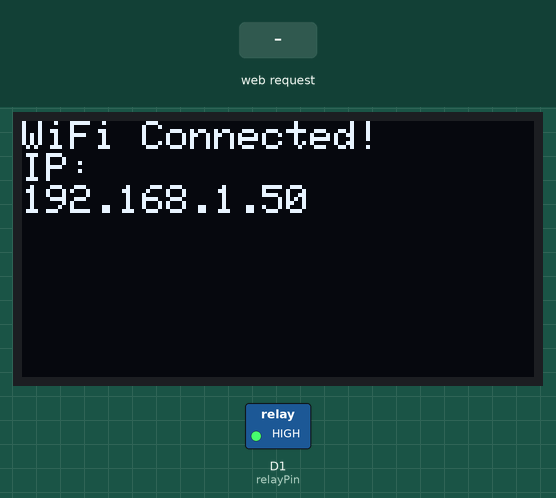
This sketch was run on a simulated ESP8266 (NodeMCU). Parts: 128×64 one-colour display, switched loads named in the sketch (green lamp = pin HIGH). The inputs (shaded band) are chosen by the test bench. WiFi joins after 1.5 s; servers stay silent unless stated; what the sketch prints to the serial monitor is not drawn.

Above: at 2.7 s.
2.8 s: HTTP request GET /relay/on received
At 4.0 s:
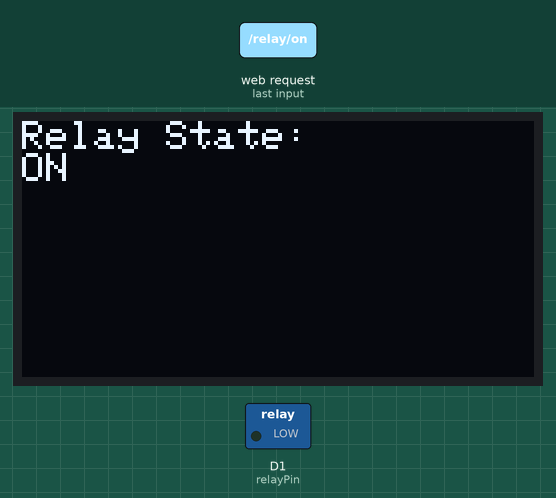
4.3 s: HTTP request GET /relay/off received
At 5.3 s:
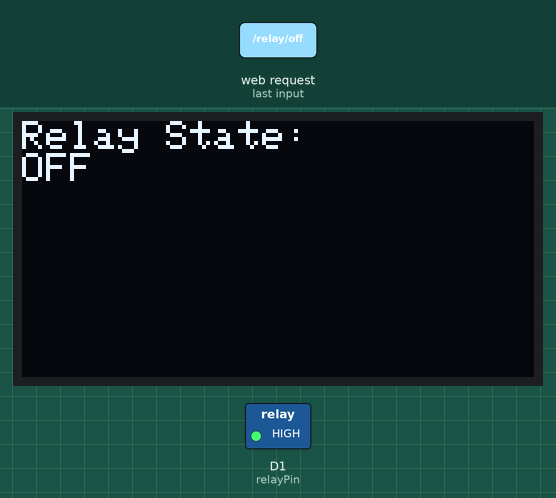
Timing chart, 0 to 7.3 s (numbered marks = the images above; inputs shaded):
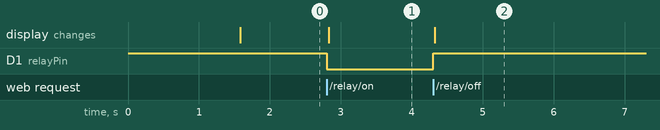

The sketch:

single_channel_relay_oled.ino
```cpp
#include <ESP8266WiFi.h>
#include <ESP8266WebServer.h>
#include <Wire.h>
#include <Adafruit_GFX.h>
#include <Adafruit_SSD1306.h>

#define SCREEN_WIDTH 128
#define SCREEN_HEIGHT 64
#define OLED_RESET    -1
Adafruit_SSD1306 display(SCREEN_WIDTH, SCREEN_HEIGHT, &Wire, OLED_RESET);

// WiFi credentials
const char* ssid     = "wifi";
const char* password = "passwod";

// Web server
ESP8266WebServer server(80);

// Relay connected to D1 (GPIO5)
const int relayPin = D1;
String relayState = "OFF";

void showMessage(String line1, String line2 = "", String line3 = "") {
  display.clearDisplay();
  display.setTextSize(1);
  display.setTextColor(SSD1306_WHITE);
  display.setCursor(0, 0);
  display.println(line1);
  if (line2 != "") display.println(line2);
  if (line3 != "") display.println(line3);
  display.display();
}

// API Handlers
void handleRoot() {
  server.send(200, "text/plain", "ESP8266 REST API Relay Controller");
}

void handleStatus() {
  String json = "{";
  json += "\"chip_id\":\"" + String(ESP.getChipId()) + "\",";
  json += "\"ip\":\"" + WiFi.localIP().toString() + "\",";
  json += "\"relay\":\"" + relayState + "\"";
  json += "}";
  server.send(200, "application/json", json);
}

void handleRelayOn() {
  digitalWrite(relayPin, LOW);   // Active LOW relay
  relayState = "ON";
  showMessage("Relay State:", "ON");
  server.send(200, "application/json", "{\"relay\":\"on\"}");
}

void handleRelayOff() {
  digitalWrite(relayPin, HIGH);
  relayState = "OFF";
  showMessage("Relay State:", "OFF");
  server.send(200, "application/json", "{\"relay\":\"off\"}");
}

void setup() {
  pinMode(relayPin, OUTPUT);
  digitalWrite(relayPin, HIGH);  // Start OFF

  Serial.begin(115200);

  if (!display.begin(SSD1306_SWITCHCAPVCC, 0x3C)) {
    Serial.println(F("SSD1306 allocation failed"));
    for (;;);
  }
  showMessage("Booting...", "Connecting WiFi");

  WiFi.begin(ssid, password);
  Serial.print("Connecting to WiFi...");
  while (WiFi.status() != WL_CONNECTED) {
    delay(500);
    Serial.print(".");
  }
  Serial.println(" connected!");

  String ip = WiFi.localIP().toString();
  Serial.print("IP Address: ");
  Serial.println(ip);
  showMessage("WiFi Connected!", "IP:", ip);

  // API endpoints
  server.on("/", handleRoot);
  server.on("/status", handleStatus);
  server.on("/relay/on", handleRelayOn);
  server.on("/relay/off", handleRelayOff);

  server.begin();
  Serial.println("HTTP server started");
}

void loop() {
  server.handleClient();
}
```

Measured:
- after the input at 2.8 s, D1 (relayPin): HIGH → LOW at once; the display: changes at once (image 1)
- after the input at 4.3 s, D1 (relayPin): LOW → HIGH at once; the display: changes at once (image 2)
